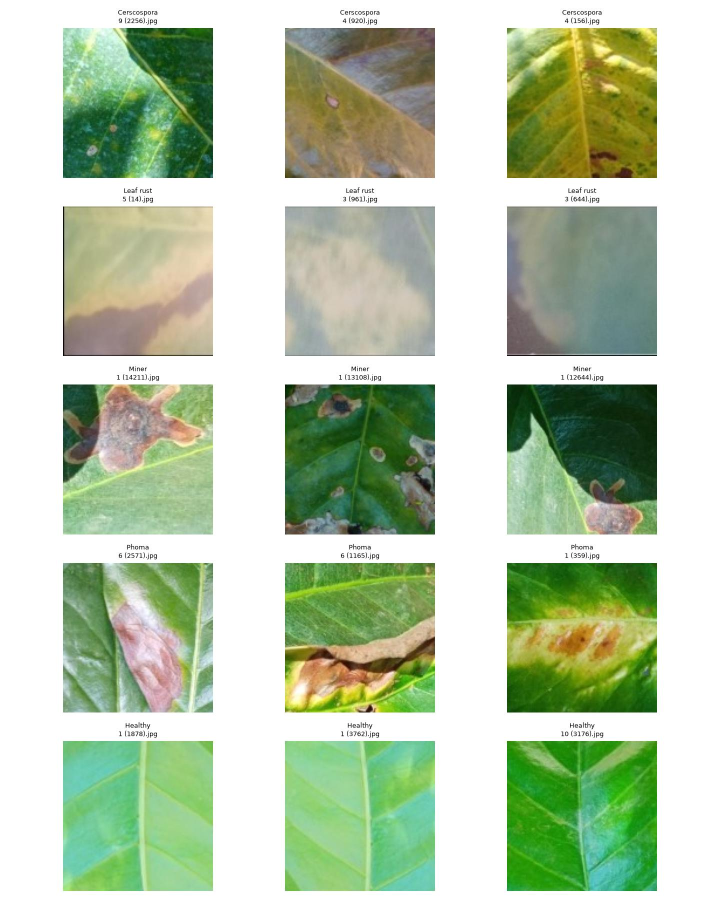
#> input picture training/coffee/coffee_sample_grid.jpg, 1440 x 1800 px (shown at 1/2 size)
$ python -i coffee_contours.py   (imports and definitions only)
#> lines starting #> are read from the running program, lines starting #| are printed output that depends on the picture

import cv2
import numpy as np


def draw_suspected_spot_contours(image_bytes: bytes):
    """
    Draw red outlines around candidate discolored regions.
    This is a heuristic, not a validated disease segmentation model.
    """
    encoded = np.frombuffer(image_bytes, dtype=np.uint8)
    image = cv2.imdecode(encoded, cv2.IMREAD_COLOR)

    if image is None:
        raise ValueError("Invalid or unreadable image")

    # Resize only for processing speed; retain the original for output.
    height, width = image.shape[:2]
    scale = min(1.0, 1200 / max(height, width))

    if scale < 1.0:
        image = cv2.resize(
            image,
            (int(width * scale), int(height * scale))
        )

    hsv = cv2.cvtColor(image, cv2.COLOR_BGR2HSV)

    # Candidate colors: yellow/orange and brown/reddish regions.
    yellow_orange = cv2.inRange(
        hsv, np.array([8, 35, 35]), np.array([40, 255, 255])
    )

    reddish_low = cv2.inRange(
        hsv, np.array([0, 35, 20]), np.array([10, 255, 220])
    )
    reddish_high = cv2.inRange(
        hsv, np.array([170, 35, 20]), np.array([180, 255, 220])
    )

    mask = cv2.bitwise_or(yellow_orange, reddish_low)
    mask = cv2.bitwise_or(mask, reddish_high)

    # Reduce small isolated noise.
    kernel = cv2.getStructuringElement(cv2.MORPH_ELLIPSE, (5, 5))
    mask = cv2.morphologyEx(mask, cv2.MORPH_OPEN, kernel)
    mask = cv2.morphologyEx(mask, cv2.MORPH_CLOSE, kernel)

    contours, _ = cv2.findContours(
        mask, cv2.RETR_EXTERNAL, cv2.CHAIN_APPROX_SIMPLE
    )

    output = image.copy()
    min_area = max(12, int(image.shape[0] * image.shape[1] * 0.0001))
    spots_found = 0

    for contour in contours:
        area = cv2.contourArea(contour)

        if area < min_area:
            continue

        # Red outline around a candidate region.
        cv2.drawContours(output, [contour], -1, (0, 0, 255), 2)
        spots_found += 1

    success, result = cv2.imencode(".jpg", output)

    if not success:
        raise RuntimeError("Could not encode the result image")

    return result.tobytes(), spots_found

>>> import cv2
>>> picture = cv2.imread('coffee_sample_grid.jpg', cv2.IMREAD_GRAYSCALE)
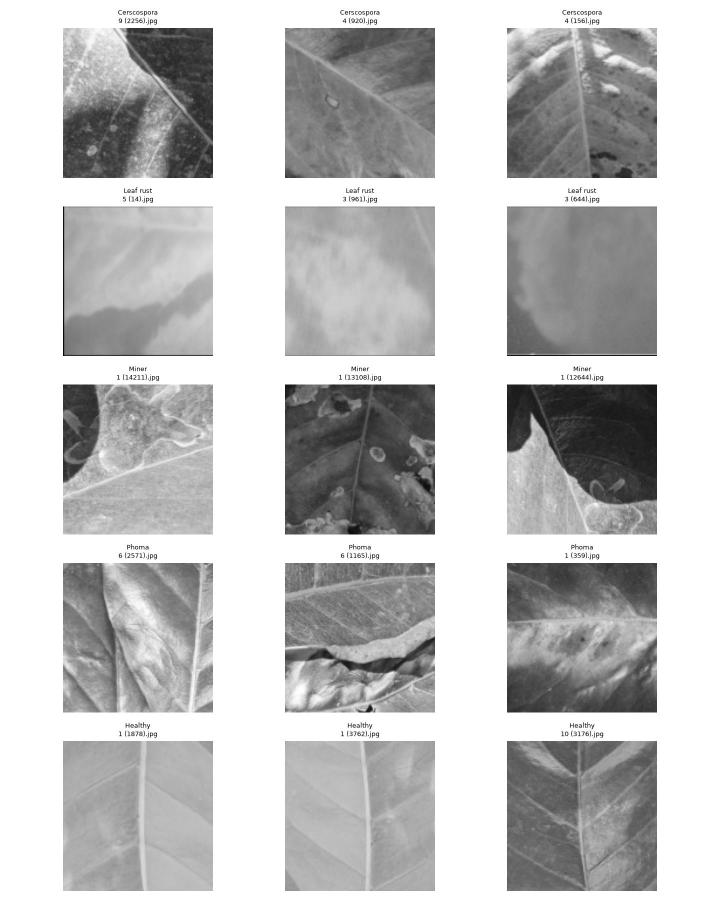
#> picture: shape (1800, 1440) (shown at 1/2 size); min 0, max 255, mean 193.8
#> (the run stopped early here; a loop or call above may not have finished)

$ run again, on training/coffee/test_coffee_leaf.jpg
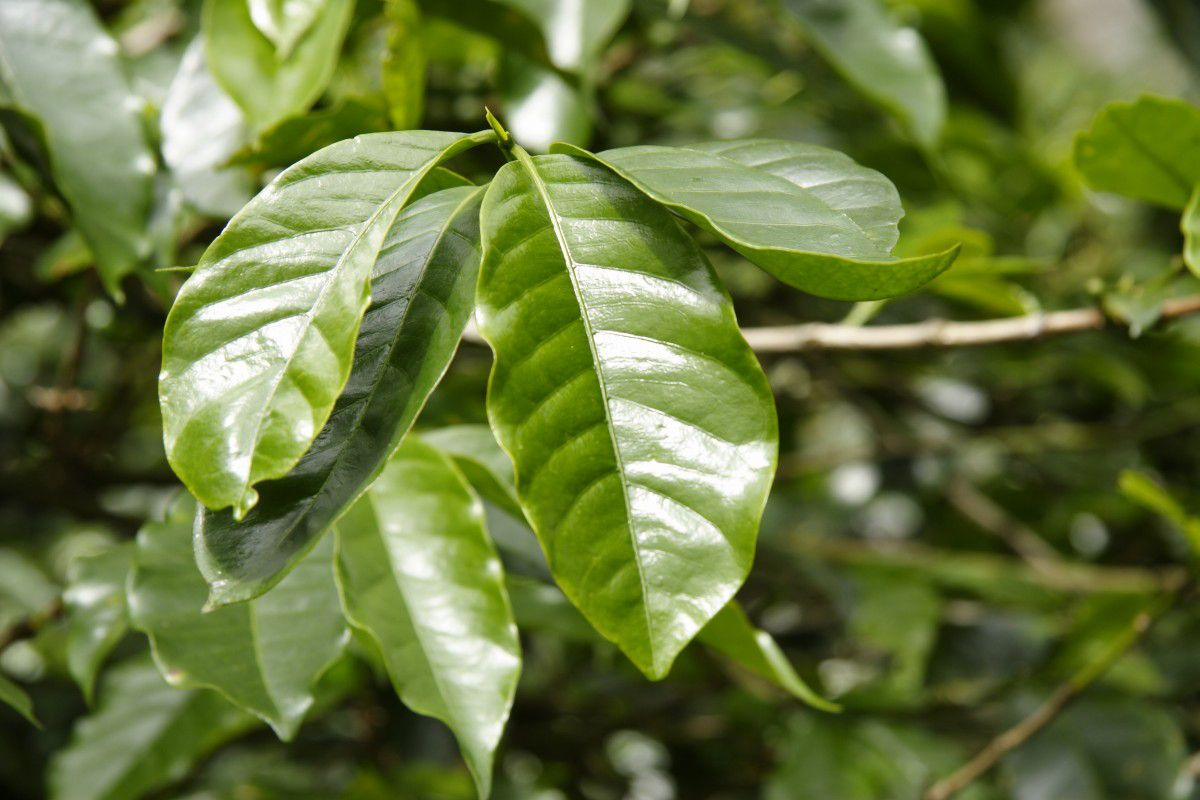
#> input picture training/coffee/test_coffee_leaf.jpg, 1200 x 800 px
#> `picture = cv2.imread('coffee_sample_grid.jpg', cv2.IMREAD_GRAYSCALE)`:
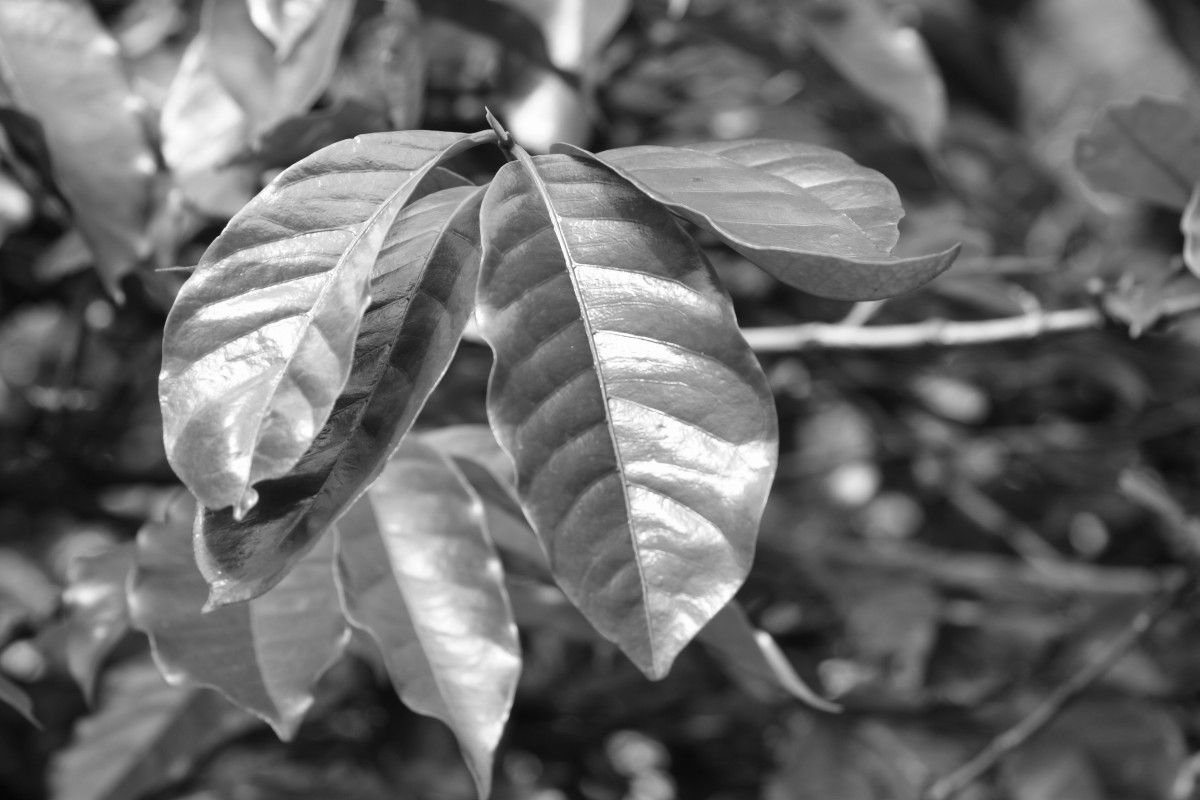
#> picture: shape (800, 1200); min 0, max 255, mean 106.8
